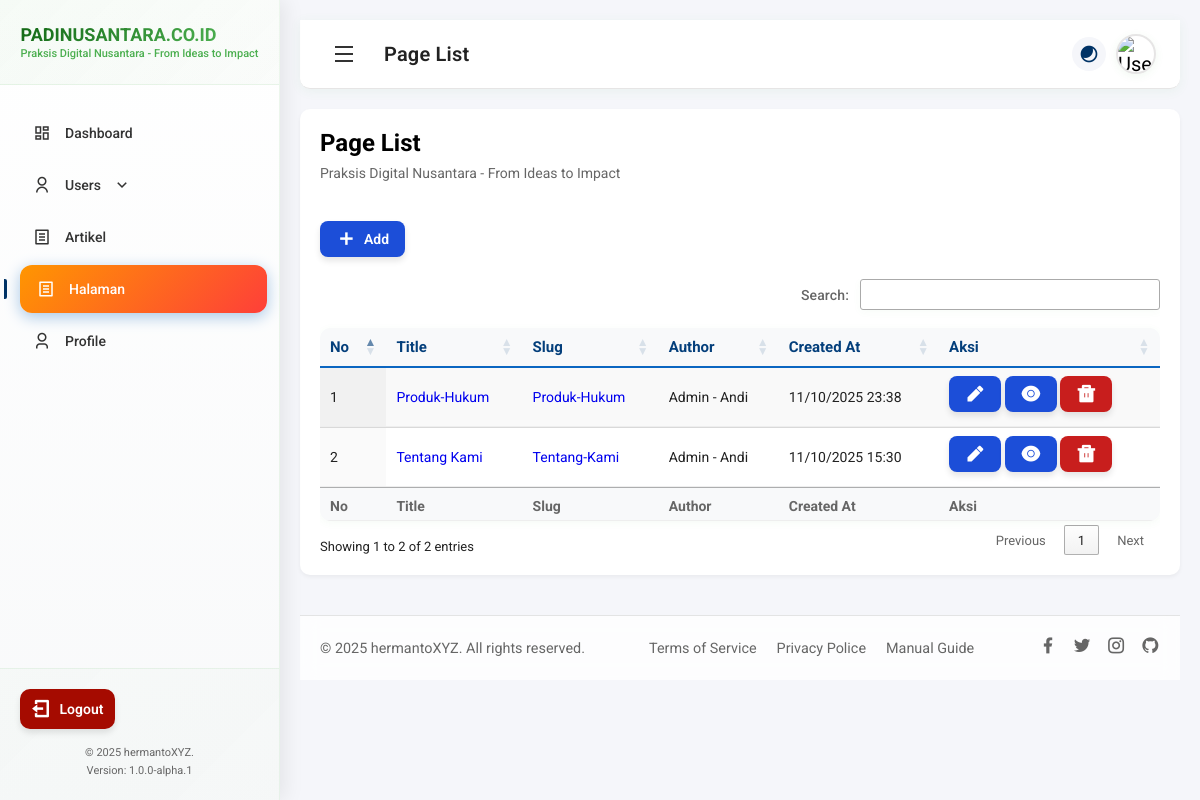
/dashboard/page/ (signed in), run on an earlier commit of the app's database.
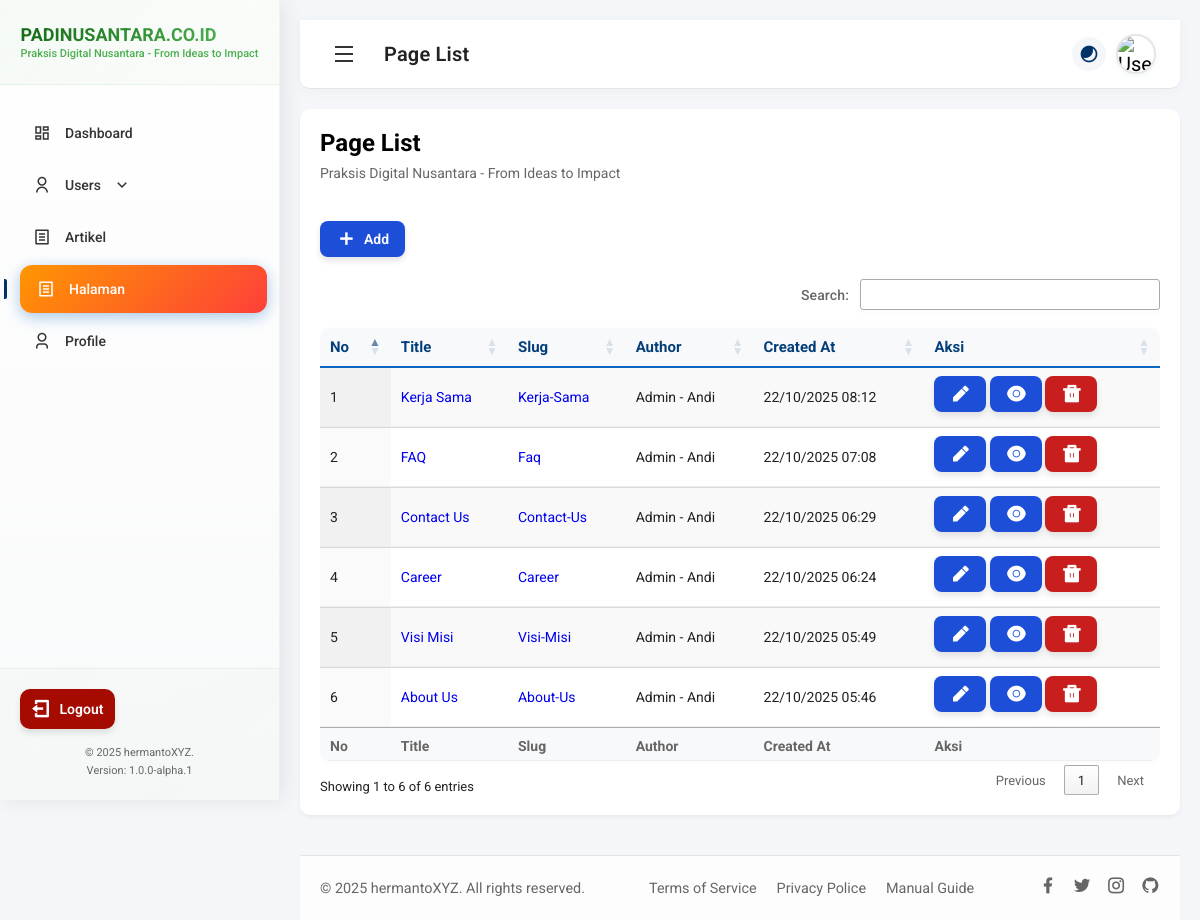
And on a later commit of the database.
### app/models.py (models this page shows, shortened)
class Page(models.Model):
    id = models.UUIDField(primary_key=True, default=uuid.uuid4, editable=False)
    title = models.CharField(max_length=200)
    author = models.ForeignKey(User, on_delete=models.SET_NULL, null=True, related_name='pages')
    slug = models.SlugField(max_length=200, unique=True, blank=True)
    content = models.TextField()
    created_at = models.DateTimeField(auto_now_add=True)
    updated_at = models.DateTimeField(auto_now=True)
    class Meta:
        ordering = ['-created_at']

### app/decorators_admin.py (the view)
    def wrapper(request, *args, **kwargs):
        useradmin = UserAdmin.objects.get(username=request.user)
        request.useradmin = useradmin
        return function(request, *args, **kwargs)

### app/context_processors.py (called while the page is built)
def web_name(request):
    return {
        'baseurl': 'http://127.0.0.1:8000/',
        'web_name': 'Praksis Digital Nusantara - From Ideas to Impact',
        'webname': 'PADINUSANTARA.CO.ID',
        'web_title': 'Praksis Digital Nusantara - Padinusantara.co.id',
        'address': 'Makassar',
        'telp': '0895 124 02404',
        'fax': '(0411) 889464',
        'website': 'http://padinusantara.co.id',
        'email': 'praksisdn@gmail.com',
        'instagram': '@padinusantara',
        'created_by': 'hermantoXYZ',
    }

def versioned_static(request):
    import time
    return {
        'STATIC_VERSION': int(time.time())
    }

### app/views_admin.py (called while the page is built)
@check_useradmin
@admin_required
def page_list(request):
    pages = Page.objects.all()
    context = {
        'pages': pages,
        'title': 'Page List',
        'heading': 'Page List',
    }
    return render(request, 'admin_managed/page_list.html', context)

### templates/admin_managed/page_list.html (shortened to what this page needs)
{% extends "admin_managed/base.html" %}
{% block content1 %}
<div class="dashboard-content">
	<div class="student-list-container">
		<div class="list-header">
			<div class="list-title">
				<h2>{{ heading }}</h2>
				<p>{{web_name}}</p>
			</div>
		</div>
		<div class="list-filters">
			<div class="table-actions">
				<div class="action-group">
					<a href="{% url 'app:page_create' %}">
						<button class="btn primary small">
							<i class="ri-add-line"></i>
							<span>Add</span>
						</button>
					</a>
				</div>
			</div>
		</div>
		<div class="student-table">
			<table id="layananTable" class="display" style="width:100%">
				<thead>
				<tr>
					<th>No</th>
					<th>Title</th>
					<th>Slug</th>
					<th>Author</th>
					<th>Created At</th>
					<th>Aksi</th>
				</tr>
				</thead>
				<tfoot>
				<tr>
					<th>No</th>
					<th>Title</th>
					<th>Slug</th>
					<th>Author</th>
					<th>Created At</th>
					<th>Aksi</th>
				</tr>
				</tfoot>
				<tbody>
					{% for page in pages %}
					<tr>
						<td>{{ forloop.counter }}</td>
						<td><a href="{% url 'app:page_edit' page.id %}" target="_blank">{{ page.title|truncatechars:40 }}</a></td>
						<td><a href="{% url 'page_detail' page.slug %}">{{ page.slug|lower }}</a></td>
						<td>{{ page.author|default:"-" }}</td>
						<td>{{ page.created_at|date:"d/m/Y H:i" }}</td>
						<td>
							{% if page.id %}
							<a href="{% url 'app:page_edit' page.id %}">
								<button class="btn primary small"><i class="ri-pencil-fill"></i></button>
							</a>
							<a href="{% url 'page_detail' page.slug %}">
								<button class="btn primary small"><i class="ri-eye-fill"></i></button>
							</a>
							<form method="POST" action="{% url 'app:page_delete' page.id %}" style="display: inline;">
								<button type="submit" class="btn danger small" onclick="return confirm('Apakah Anda yakin ingin menghapus page ini?')">
									<i class="ri-delete-bin-fill"></i>
								</button>
							</form>
							{% else %}
							<span style="color: red;">ID tidak valid</span>
							{% endif %}
						</td>
					</tr>
					{% empty %}
					<tr>
						<td colspan="6" style="text-align: center;">Tidak ada data page</td>
					</tr>
					{% endfor %}
				</tbody>
			</table>
		</div>
	</div>
</div>
{% endblock content1 %}

What changed in the data, as far as the page shows it:
removed Page: title "Produk-Hukum", slug "Produk-Hukum", author "Admin - Andi", created_at "11/10/2025 23:38"
removed Page: title "Tentang Kami", slug "Tentang-Kami", author "Admin - Andi", created_at "11/10/2025 15:30"
added Page: title "Kerja Sama", slug "Kerja-Sama", author "Admin - Andi", created_at "22/10/2025 08:12"
added Page: title "FAQ", slug "Faq", author "Admin - Andi", created_at "22/10/2025 07:08"
added Page: title "Contact Us", slug "Contact-Us", author "Admin - Andi", created_at "22/10/2025 06:29"
added Page: title "Career", slug "Career", author "Admin - Andi", created_at "22/10/2025 06:24"
added Page: title "Visi Misi", slug "Visi-Misi", author "Admin - Andi", created_at "22/10/2025 05:49"
added Page: title "About Us", slug "About-Us", author "Admin - Andi", created_at "22/10/2025 05:46"
Also different on the page:
text written by a page script: "Search: Showing 1 to 2 of 2 entries Previous 1 Next" → "Search: Showing 1 to 6 of 6 entries Previous 1 Next"
